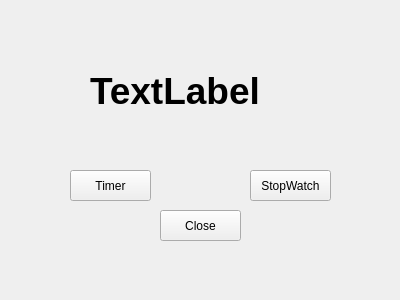
<?xml version="1.0" encoding="UTF-8"?>
<ui version="4.0">
 <class>MainWindow</class>
 <widget class="QMainWindow" name="MainWindow">
  <property name="geometry">
   <rect>
    <x>0</x>
    <y>0</y>
    <width>400</width>
    <height>300</height>
   </rect>
  </property>
  <property name="windowTitle">
   <string>MainWindow</string>
  </property>
  <property name="windowIcon">
   <iconset resource="res.qrc">
    <normaloff>:/Images/clock.png</normaloff>:/Images/clock.png</iconset>
  </property>
  <widget class="QWidget" name="centralWidget">
   <widget class="QPushButton" name="pushButton">
    <property name="geometry">
     <rect>
      <x>70</x>
      <y>170</y>
      <width>81</width>
      <height>31</height>
     </rect>
    </property>
    <property name="text">
     <string>Timer</string>
    </property>
   </widget>
   <widget class="QPushButton" name="pushButton_2">
    <property name="geometry">
     <rect>
      <x>250</x>
      <y>170</y>
      <width>81</width>
      <height>31</height>
     </rect>
    </property>
    <property name="text">
     <string>StopWatch</string>
    </property>
   </widget>
   <widget class="QPushButton" name="pushButton_3">
    <property name="geometry">
     <rect>
      <x>160</x>
      <y>210</y>
      <width>81</width>
      <height>31</height>
     </rect>
    </property>
    <property name="text">
     <string>Close</string>
    </property>
   </widget>
   <widget class="QLabel" name="Digital_work">
    <property name="geometry">
     <rect>
      <x>90</x>
      <y>60</y>
      <width>221</width>
      <height>61</height>
     </rect>
    </property>
    <property name="font">
     <font>
      <pointsize>28</pointsize>
      <weight>75</weight>
      <bold>true</bold>
     </font>
    </property>
    <property name="text">
     <string>TextLabel</string>
    </property>
   </widget>
  </widget>
  <widget class="QMenuBar" name="menuBar">
   <property name="geometry">
    <rect>
     <x>0</x>
     <y>0</y>
     <width>400</width>
     <height>21</height>
    </rect>
   </property>
  </widget>
 </widget>
 <layoutdefault spacing="6" margin="11"/>
 <resources>
  <include location="res.qrc"/>
 </resources>
 <connections/>
</ui>
